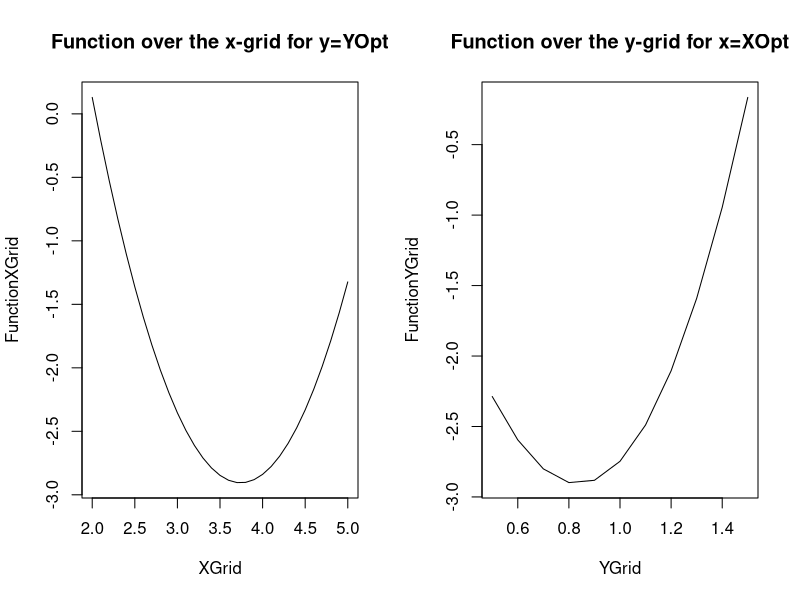

This figure's R source:
# Author: Mattias Villani, Sveriges Riksbank and Stockholm University. 
#         E-mail: mattias.villani@riksbank.se

# Script to illustrate numerical maximization of the function 
# f(x,y)=(x-a)^2+a*y^2-2*x*sin(y). Note that the above expression is really
# a function of x,y and a, but I write as f(x,y) since I will maximize 
# with respect to x and y for a given a.

# First define the function f. Note that the minimization routine in R
# forces us to group all the variables which we intended to maximize
# with respect to in a vector z=(x,y), so that x=z[1] and y=z[2].

f<-function(z,a){
t=(z[1]-a)^2+a*z[2]^2-2*z[1]*sin(z[2])
return(t)
}

# Initial values of z
Init=c(5,-4)

# Calling the optimization routine. Note the argument a=3
OptimResults<-optim(Init,f,hessian=TRUE,a=3)
XOpt=OptimResults$par[1] # x-value at the optimum
YOpt=OptimResults$par[2] # y-value at the optimum

# Evaluate the function over two grids (one for x and one for y) 
# to see if we indeed have a maximum
XGrid=seq(2,5,0.1)
YGrid=seq(0.5,1.5,0.1)
FunctionXGrid=matrix(NA,length(XGrid))
FunctionYGrid=matrix(NA,length(YGrid))
a=3

XCount=0;
# Evaluating the function f(x,y) over The x-grid, with y kept fixed at YOpt
for (x in XGrid){
	XCount=XCount+1;
	FunctionXGrid[XCount]=f(c(x,YOpt),a)
}

YCount=0;
# Evaluating the function f(x,y) over The y-grid, with x kept fixed at XOpt
for (y in YGrid){
	YCount=YCount+1;
	FunctionYGrid[YCount]=f(c(XOpt,y),a)
}

# Plotting the perturbated function
par(mfrow=c(1,2)) # Opens a graphic windows consisting of two subplots which
			# are filled row by row
plot(XGrid,FunctionXGrid,type='l') # The extra argument type='l' makes it a line plot 
title('Function over the x-grid for y=YOpt')
plot(YGrid,FunctionYGrid,type='l')
title('Function over the y-grid for x=XOpt')